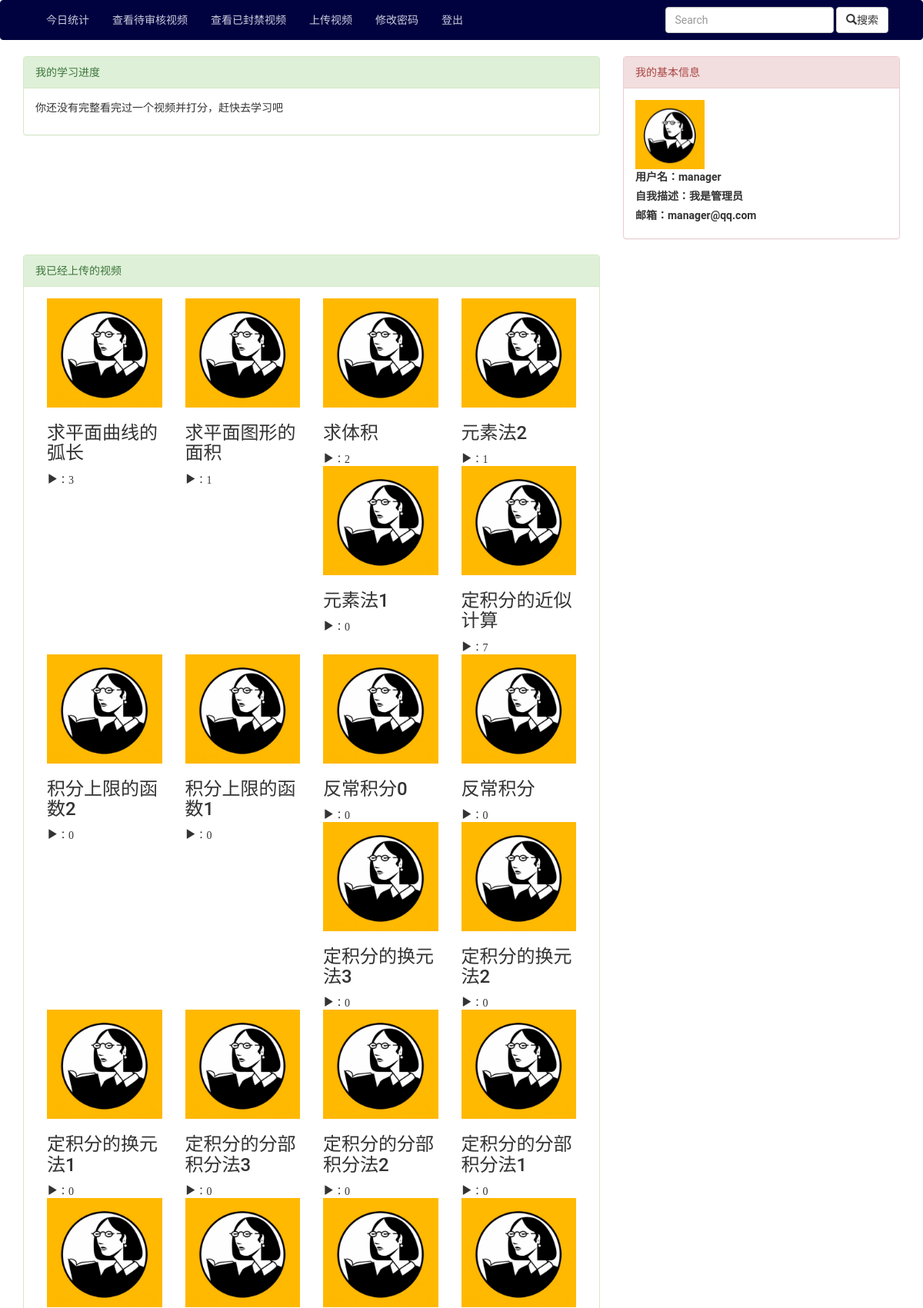
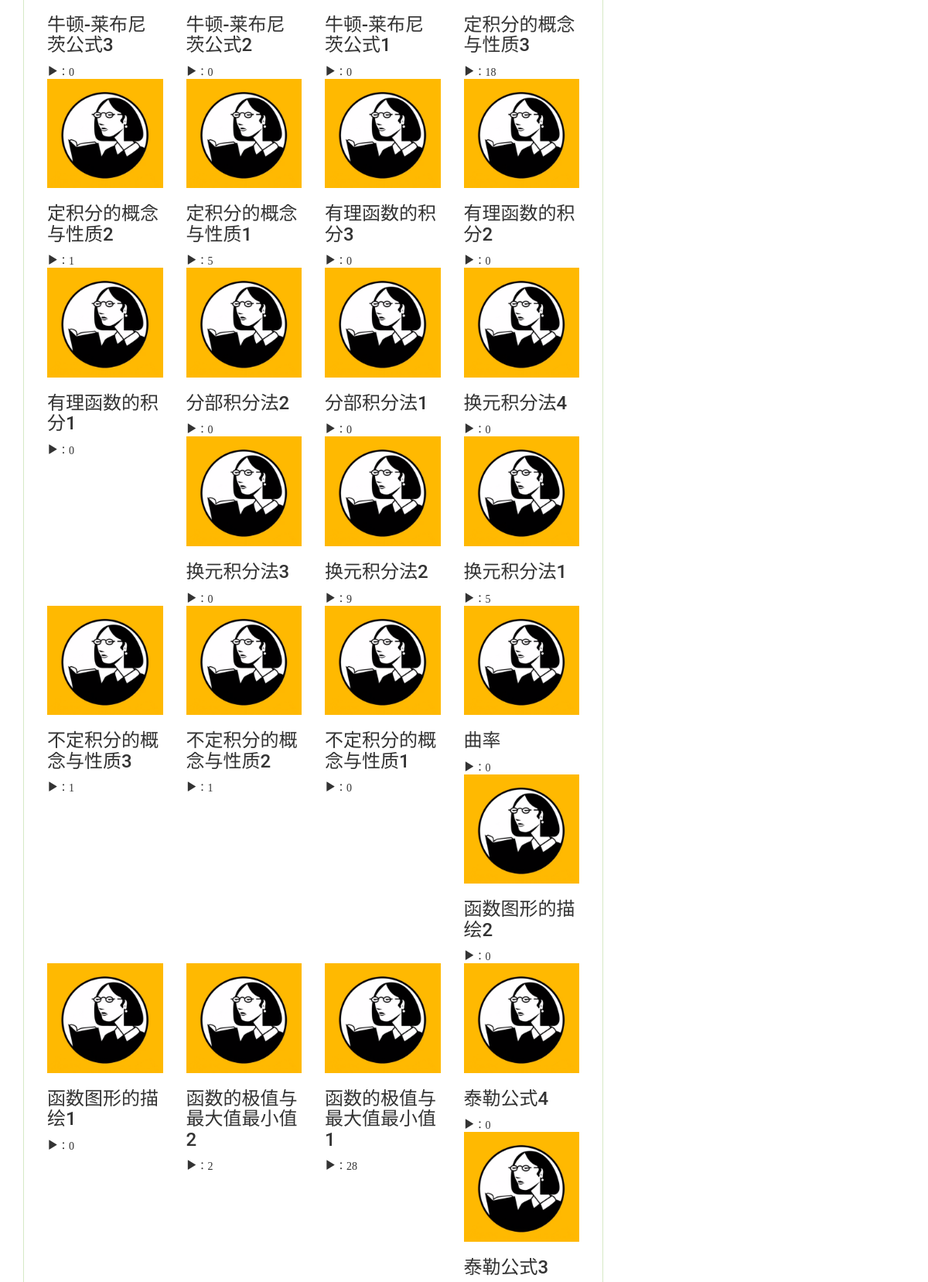
/homepage/3/ (signed in, upper part), run on the app's committed database (2 pictures, top to bottom).
### glgl_app/models.py (models this page shows, shortened)
class UserExtraProfile(models.Model):
    user = models.OneToOneField(User)  # User是系统自带的类/model
    headimage = models.ImageField(upload_to='headimages',
                                  default='default/default_headimage.jpg')  # 头像
    description = models.CharField(max_length=50, default='')  # 个人描述
    testornot = models.BooleanField(default=False)  # add by cby 2017-04-07 识别用户是否进行过测试，当创建了知识体系时，将其置为True

class Video(models.Model):
    title = models.CharField(max_length=100, default='title')  # 标题
    video = models.FileField(upload_to='videos')  # 视频文件
    cover = models.ImageField(upload_to='covers',
                              default='default/default_headimage.jpg')  # 封面
    description = models.CharField(max_length=200, default='空')  # 描述
    uploader = models.ForeignKey(User, related_name='uploader')  # UP主
    teacher = models.CharField(max_length=5, default='空')  # 讲师 add by cby 2017-04-20
    tag = models.CharField(max_length=30, default='')  # 知识点 add by cby 2017-04-11
    difficulty = models.FloatField(default=0) #视频相对大纲难度 add by cby 2017-04-11
    quality = models.FloatField(default=0)  # 视频难度 add by cby 2017-04-28
    play = models.IntegerField(default=0)  # 播放数
    like = models.IntegerField(default=0)  # 点赞数
    like_list = models.ManyToManyField(UserExtraProfile)  # 点赞列表
    time = models.DateTimeField(auto_now=False, auto_now_add=True)  # 上传时间
    status = models.IntegerField(default=0)  # 状态——用来标记视频是否被管理员禁封
    favorite = models.IntegerField(default=0)  # 收藏数
    favorite_list = models.ManyToManyField(UserExtraProfile, related_name="favorite_list")  # 收藏列表

### glgl_app/views.py (the view)
# urls.py: url(r'^homepage/(?P<user_id>[0-9]+)/', include([
@require_http_methods(["GET"])#√
def homepage(request, user_id):
	try:
		user = User.objects.get(pk = user_id)
	except User.DoesNotExist:
		raise Http404("User does not exist")
	if request.user.is_authenticated():
		if int(user_id) == int(request.user.id):
			histories = user.history_set.all().order_by("-hdate")
			favorites = user.userextraprofile.favorite_list.all()
			return render(request, 'glgl_app/homepage.html',
						context = {'user': user,
								   'histories': histories,
								   'favorites': favorites,
									'video_set': user.uploader.all().filter(status = 0).order_by("-time")})
		else:
			return render(request, 'glgl_app/homepage_visitor.html',
						  context={'user': request.user,
								   "target": user,
								   'video_set': user.uploader.all().filter(status=0).order_by("-time")})
	else:
		return render(request, 'glgl_app/homepage_visitor.html',
					  context={'user': request.user,
							   "target": user,
							   'video_set': user.uploader.all().filter(status=0).order_by("-time")})

### glgl_app/templates/glgl_app/homepage.html (shortened to what this page needs)
{% extends "glgl_app/base.html" %}
{% block content %}
    <div id="top_area">
        <div class="center">
            <div class="row bar_headImg">
                <div class="col-md-12 col-sm-12">
                </div>
            </div>
        </div>
    </div>
    <div id="middle_content">
        <div class="row bar_content">
            <div class="col-sm-12 col-md-8 box-left">
                <div class="panel panel-success">
                    <div class="panel-heading">我的学习进度</div>
                    <div class="panel-body">
                    {% if histories %}
                        <table id="datatables" class="table">
                              <thead>
                                <tr>
                                    <th>日期</th>
                                    <th>知识点</th>
                                    <th>视频</th>
                                    <th>掌握程度变化量</th>
                                    <th>打分</th>
                                </tr>
                              </thead>
                              <tbody>
                              </tbody>
                        </table>
                    {% else %}
                        <p>你还没有完整看完过一个视频并打分，赶快去学习吧</p>
                    {% endif %}
                    </div>
                </div>
            </div>
            <div class="col-sm-12 col-md-4 box-left">
                <div class="panel panel-danger">
                    <div class="panel-heading">我的基本信息</div>
                    <div class="panel-body">
                        <img class="small-headimage" src='/media/{{user.userextraprofile.headimage}}'><br>
                        <label class="page_username">用户名：{{ user.username }}</label><br>
                        <label>自我描述：{{ user.userextraprofile.description }}</label><br>
                        <label>邮箱：{{ user.email }}</label>
                    </div>
                </div>
            </div>
            <div class="col-sm-12 col-md-8 box-left">
                <div class="panel panel-success">
                    <div class="panel-heading">我已经上传的视频</div>
                    <div class="panel-body">
                        <div class="m-row">
                            {% if video_set %}
                                {% for video in video_set %}
                                    <div class="col-md-3 col-sm-6 col-xs-12 show-video">
                                        <a href="/video/{{ video.id }}" title="{{ video.title }}">
                                            <img src="/media/{{video.cover}}" class="img-responsive center-block"/>
                                        </a>
                                        <h3>{{ video.title }}</h3>
                                        <div class="glyphicon glyphicon-play" aria-hidden="true">：<span id = "playnum">{{video.play}}</span></div>
                                    </div>
                                {% endfor %}
                            {% else %}
                                <p>你还没有上传过视频哦</p>
                            {% endif %}
                        </div>
                    </div>
                </div>
            </div>
        </div>
    </div>
{% endblock %}

### glgl_app/templates/glgl_app/base.html (shortened to what this page needs)
<!DOCTYPE html>
<html>
<head>
    <link rel="stylesheet" type="text/css" href="/static/css/bootstrap.min.css"/>
	<link rel="stylesheet" type="text/css" href="/static/css/base.css"/>
</head>
<body>
<nav class="navbar navbar-default">
	<div class="container">
		<div class="collapse navbar-collapse" id="bs-example-navbar-collapse-1">
			<ul class="nav navbar-nav">
                {% if user.is_authenticated and user.is_staff %}
                <li><a href="/">今日统计</a></li>
                <li><a href="/check">查看待审核视频</a></li>
                <li><a href="/banvideo">查看已封禁视频</a></li>
                    {% if user.is_superuser %}
                    <li><a href="/admin">网站后台管理</a></li>
                    {% else %}
                    <li><a href="/upload">上传视频</a></li>
                    {% endif %}
                <li><a href = "/setpassword">修改密码</a></li>
                <li><a href="/logout">登出</a></li>
                {% endif %}
			</ul>
			<form class="navbar-form navbar-right" role="search" action="/search/" method="get">
				<div class="form-group">
					<input type="text" class="form-control" placeholder="Search" name="title_include">
				</div>
				<button type="submit" class="btn btn-default">
					<span class="glyphicon glyphicon-search" aria-hidden="true"></span>搜索
				</button>
			</form>
		</div>
	</div>
</nav>
<div class="container">
	{% block content %}{% endblock %}
</div>
</body>
</html>

### glgl_app/static/css/base.css (style rules this page uses)
html, body { font-family: "Roboto", "Microsoft YaHei", "����", "����", sans-serif; }
.navbar { background-color: rgba(0,2,64,1); border-color: rgba(0,2,64,1); z-index: 1000; }
.container { max-width: 1300px; }
.navbar-default .navbar-nav>li>a { color: rgb(204,204,221) }
.small-headimage { height:90px; width:90px; }

### data on the page
Video: cover (placeholder picture), title "求平面曲线的弧长", play "3"
Video: cover (placeholder picture), title "求平面图形的面积", play "1"
Video: cover (placeholder picture), title "求体积", play "2"
Video: cover (placeholder picture), title "元素法2", play "1"
Video: cover (placeholder picture), title "元素法1", play "0"
Video: cover (placeholder picture), title "定积分的近似计算", play "7"
Video: cover (placeholder picture), title "积分上限的函数2", play "0"
Video: cover (placeholder picture), title "积分上限的函数1", play "0"
Video: cover (placeholder picture), title "反常积分0", play "0"
Video: cover (placeholder picture), title "反常积分", play "0"
Video: cover (placeholder picture), title "定积分的换元法3", play "0"
Video: cover (placeholder picture), title "定积分的换元法2", play "0"
Video: cover (placeholder picture), title "定积分的换元法1", play "0"
Video: cover (placeholder picture), title "定积分的分部积分法3", play "0"
Video: cover (placeholder picture), title "定积分的分部积分法2", play "0"
Video: cover (placeholder picture), title "定积分的分部积分法1", play "0"
Video: cover (placeholder picture), title "牛顿-莱布尼茨公式3", play "0"
Video: cover (placeholder picture), title "牛顿-莱布尼茨公式2", play "0"
Video: cover (placeholder picture), title "牛顿-莱布尼茨公式1", play "0"
Video: cover (placeholder picture), title "定积分的概念与性质3", play "18"
Video: cover (placeholder picture), title "定积分的概念与性质2", play "1"
Video: cover (placeholder picture), title "定积分的概念与性质1", play "5"
Video: cover (placeholder picture), title "有理函数的积分3", play "0"
Video: cover (placeholder picture), title "有理函数的积分2", play "0"
Video: cover (placeholder picture), title "有理函数的积分1", play "0"
Video: cover (placeholder picture), title "分部积分法2", play "0"
Video: cover (placeholder picture), title "分部积分法1", play "0"
Video: cover (placeholder picture), title "换元积分法4", play "0"
Video: cover (placeholder picture), title "换元积分法3", play "0"
Video: cover (placeholder picture), title "换元积分法2", play "9"
Video: cover (placeholder picture), title "换元积分法1", play "5"
Video: cover (placeholder picture), title "不定积分的概念与性质3", play "1"
Video: cover (placeholder picture), title "不定积分的概念与性质2", play "1"
Video: cover (placeholder picture), title "不定积分的概念与性质1", play "0"
Video: cover (placeholder picture), title "曲率", play "0"
Video: cover (placeholder picture), title "函数图形的描绘2", play "0"
Video: cover (placeholder picture), title "函数图形的描绘1", play "0"
Video: cover (placeholder picture), title "函数的极值与最大值最小值2", play "2"
Video: cover (placeholder picture), title "函数的极值与最大值最小值1", play "28"
Video: cover (placeholder picture), title "泰勒公式4", play "0"
Video: cover (placeholder picture), title "泰勒公式3"

### other printed values
{{ user.username }} "manager"
{{ user.userextraprofile.description }} "我是管理员"
{{ user.email }} "manager@qq.com"
